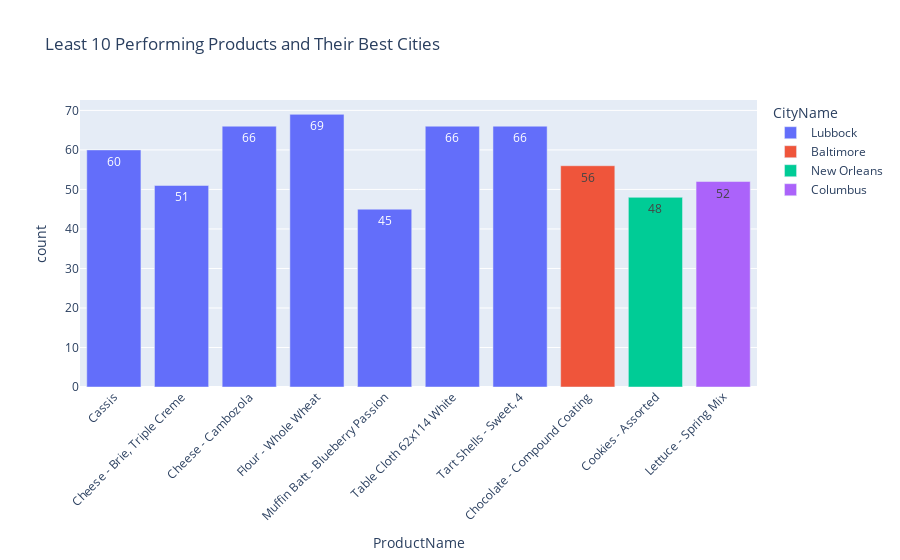

Notebook code cell kept with this figure:
### Markdown cell above
Lubbock is the city with the highest overall sales, and it also dominates the consumption of most top-performing products.
This suggests Lubbock is a major driver of revenue and a core market for staple, frequently purchased products.
Baltimore, on the other hand, stands out for being the largest consumer of Blackberries specifically.
This highlights how certain products may have localized demand hotspots, even if they are also popular in other regions.

### Code cell
dfprod = df.groupby('ProductName').agg(
    count=('ProductName', 'count'),
    avg_price=('price', 'mean')
).reset_index()

dfprod_least10 = dfprod.sort_values(by="count", ascending=True).head(10)

df_least = df[df["ProductName"].isin(dfprod_least10["ProductName"])]

dfprod_city = (
    df_least.groupby(["ProductName", "CityName"])
    .size()
    .reset_index(name="count")
)

best_city_per_product = (
    dfprod_city.loc[dfprod_city.groupby("ProductName")["count"].idxmax()]
    .reset_index(drop=True)
)

best_city_per_product = best_city_per_product.merge(
    dfprod_least10[["ProductName", "avg_price"]],
    on="ProductName",
    how="left"
)

fig = px.bar(
    best_city_per_product,
    x="ProductName",
    y="count",
    color="CityName",  
    hover_data=["avg_price", "CityName"],
    text="count",
    title="Least 10 Performing Products and Their Best Cities"
)

fig.update_layout(xaxis_tickangle=-45)
fig.show()

### Figure 1 — Plotly figure (JSON) as saved in the notebook; plotly's stock layout.template omitted (floating-point values rounded to 4 significant figures)
{"data": [{"customdata": [[92.63, "Lubbock"], [67.9, "Lubbock"], [44.09, "Lubbock"], [74.3, "Lubbock"], [6.098, "Lubbock"], [11.78, "Lubbock"], [53.36, "Lubbock"]], "hovertemplate": "CityName=%{customdata[1]}<br>ProductName=%{x}<br>count=%{text}<br>avg_price=%{customdata[0]}<extra></extra>", "legendgroup": "Lubbock", "marker": {"color": "#636efa", "pattern": {"shape": ""}}, "name": "Lubbock", "orientation": "v", "showlegend": true, "text": [60.0, 51.0, 66.0, 69.0, 45.0, 66.0, 66.0], "textposition": "auto", "type": "bar", "x": ["Cassis", "Cheese - Brie, Triple Creme", "Cheese - Cambozola", "Flour - Whole Wheat", "Muffin Batt - Blueberry Passion", "Table Cloth 62x114 White", "Tart Shells - Sweet, 4"], "xaxis": "x", "y": [60, 51, 66, 69, 45, 66, 66], "yaxis": "y"}, {"customdata": [[17.17, "Baltimore"]], "hovertemplate": "CityName=%{customdata[1]}<br>ProductName=%{x}<br>count=%{text}<br>avg_price=%{customdata[0]}<extra></extra>", "legendgroup": "Baltimore", "marker": {"color": "#EF553B", "pattern": {"shape": ""}}, "name": "Baltimore", "orientation": "v", "showlegend": true, "text": [56.0], "textposition": "auto", "type": "bar", "x": ["Chocolate - Compound Coating"], "xaxis": "x", "y": [56], "yaxis": "y"}, {"customdata": [[86.65, "New Orleans"]], "hovertemplate": "CityName=%{customdata[1]}<br>ProductName=%{x}<br>count=%{text}<br>avg_price=%{customdata[0]}<extra></extra>", "legendgroup": "New Orleans", "marker": {"color": "#00cc96", "pattern": {"shape": ""}}, "name": "New Orleans", "orientation": "v", "showlegend": true, "text": [48.0], "textposition": "auto", "type": "bar", "x": ["Cookies - Assorted"], "xaxis": "x", "y": [48], "yaxis": "y"}, {"customdata": [[90.02, "Columbus"]], "hovertemplate": "CityName=%{customdata[1]}<br>ProductName=%{x}<br>count=%{text}<br>avg_price=%{customdata[0]}<extra></extra>", "legendgroup": "Columbus", "marker": {"color": "#ab63fa", "pattern": {"shape": ""}}, "name": "Columbus", "orientation": "v", "showlegend": true, "text": [52.0], "textposition": "auto", "type": "bar", "x": ["Lettuce - Spring Mix"], "xaxis": "x", "y": [52], "yaxis": "y"}], "layout": {"barmode": "relative", "legend": {"title": {"text": "CityName"}, "tracegroupgap": 0}, "title": {"text": "Least 10 Performing Products and Their Best Cities"}, "xaxis": {"anchor": "y", "domain": [0, 1], "tickangle": -45, "title": {"text": "ProductName"}}, "yaxis": {"anchor": "x", "domain": [0, 1], "title": {"text": "count"}}}}
